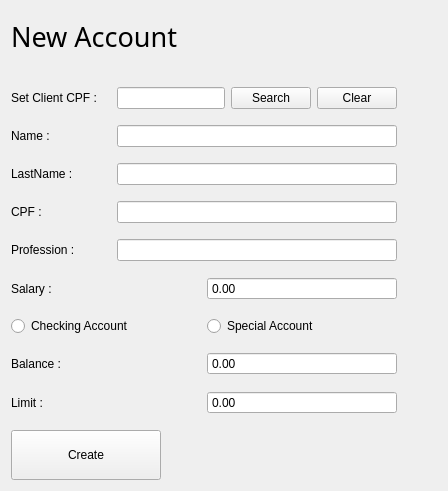
      <widget class="QWidget" name="NewAccountPage">
       <layout class="QHBoxLayout" name="horizontalLayout_24">
        <item>
         <layout class="QHBoxLayout" name="horizontalLayout_25">
          <item>
           <layout class="QVBoxLayout" name="verticalLayout_7">
            <item>
             <layout class="QHBoxLayout" name="horizontalLayout_28">
              <item>
               <widget class="QLabel" name="label_13">
                <property name="minimumSize">
                 <size>
                  <width>0</width>
                  <height>50</height>
                 </size>
                </property>
                <property name="maximumSize">
                 <size>
                  <width>16777215</width>
                  <height>50</height>
                 </size>
                </property>
                <property name="font">
                 <font>
                  <family>Segoe UI Semilight</family>
                  <pointsize>20</pointsize>
                 </font>
                </property>
                <property name="lineWidth">
                 <number>1</number>
                </property>
                <property name="text">
                 <string>New Account</string>
                </property>
               </widget>
              </item>
              <item>
               <spacer name="horizontalSpacer_5">
                <property name="orientation">
                 <enum>Qt::Horizontal</enum>
                </property>
                <property name="sizeHint" stdset="0">
                 <size>
                  <width>40</width>
                  <height>20</height>
                 </size>
                </property>
               </spacer>
              </item>
             </layout>
            </item>
            <item>
             <spacer name="verticalSpacer_3">
              <property name="orientation">
               <enum>Qt::Vertical</enum>
              </property>
              <property name="sizeType">
               <enum>QSizePolicy::Preferred</enum>
              </property>
              <property name="sizeHint" stdset="0">
               <size>
                <width>20</width>
                <height>20</height>
               </size>
              </property>
             </spacer>
            </item>
            <item>
             <layout class="QHBoxLayout" name="horizontalLayout_14">
              <property name="bottomMargin">
               <number>10</number>
              </property>
              <item>
               <widget class="QLabel" name="label_7">
                <property name="minimumSize">
                 <size>
                  <width>100</width>
                  <height>0</height>
                 </size>
                </property>
                <property name="text">
                 <string>Set Client CPF :</string>
                </property>
               </widget>
              </item>
              <item>
               <widget class="QLineEdit" name="In_search_CPF_account">
                <property name="maxLength">
                 <number>11</number>
                </property>
               </widget>
              </item>
              <item>
               <widget class="QPushButton" name="searchAccountButton">
                <property name="cursor">
                 <cursorShape>PointingHandCursor</cursorShape>
                </property>
                <property name="text">
                 <string>Search</string>
                </property>
               </widget>
              </item>
              <item>
               <widget class="QPushButton" name="clearButton">
                <property name="cursor">
                 <cursorShape>PointingHandCursor</cursorShape>
                </property>
                <property name="text">
                 <string>Clear</string>
                </property>
               </widget>
              </item>
             </layout>
            </item>
            <item>
             <layout class="QHBoxLayout" name="horizontalLayout_15">
              <property name="bottomMargin">
               <number>10</number>
              </property>
              <item>
               <widget class="QLabel" name="label_19">
                <property name="minimumSize">
                 <size>
                  <width>100</width>
                  <height>0</height>
                 </size>
                </property>
                <property name="text">
                 <string>Name :</string>
                </property>
               </widget>
              </item>
              <item>
               <widget class="QLineEdit" name="in_name_account">
                <property name="text">
                 <string/>
                </property>
                <property name="readOnly">
                 <bool>true</bool>
                </property>
               </widget>
              </item>
             </layout>
            </item>
            <item>
             <layout class="QHBoxLayout" name="horizontalLayout_16">
              <property name="bottomMargin">
               <number>10</number>
              </property>
              <item>
               <widget class="QLabel" name="label_20">
                <property name="minimumSize">
                 <size>
                  <width>100</width>
                  <height>0</height>
                 </size>
                </property>
                <property name="text">
                 <string>LastName :</string>
                </property>
               </widget>
              </item>
              <item>
               <widget class="QLineEdit" name="in_lastName_account">
                <property name="readOnly">
                 <bool>true</bool>
                </property>
               </widget>
              </item>
             </layout>
            </item>
            <item>
             <layout class="QHBoxLayout" name="horizontalLayout_17">
              <property name="bottomMargin">
               <number>10</number>
              </property>
              <item>
               <widget class="QLabel" name="label_40">
                <property name="minimumSize">
                 <size>
                  <width>100</width>
                  <height>0</height>
                 </size>
                </property>
                <property name="text">
                 <string>CPF :</string>
                </property>
               </widget>
              </item>
              <item>
               <widget class="QLineEdit" name="in_cpf_account">
                <property name="maxLength">
                 <number>11</number>
                </property>
                <property name="readOnly">
                 <bool>true</bool>
                </property>
               </widget>
              </item>
             </layout>
            </item>
            <item>
             <layout class="QHBoxLayout" name="horizontalLayout_18">
              <property name="bottomMargin">
               <number>10</number>
              </property>
              <item>
               <widget class="QLabel" name="label_39">
                <property name="minimumSize">
                 <size>
                  <width>100</width>
                  <height>0</height>
                 </size>
                </property>
                <property name="text">
                 <string>Profession :</string>
                </property>
               </widget>
              </item>
              <item>
               <widget class="QLineEdit" name="in_profession_account">
                <property name="maxLength">
                 <number>11</number>
                </property>
                <property name="readOnly">
                 <bool>true</bool>
                </property>
               </widget>
              </item>
             </layout>
            </item>
            <item>
             <layout class="QHBoxLayout" name="horizontalLayout_19">
              <property name="bottomMargin">
               <number>10</number>
              </property>
              <item>
               <widget class="QLabel" name="label_15">
                <property name="minimumSize">
                 <size>
                  <width>100</width>
                  <height>0</height>
                 </size>
                </property>
                <property name="text">
                 <string>Salary : </string>
                </property>
               </widget>
              </item>
              <item>
               <widget class="QDoubleSpinBox" name="in_salary_account">
                <property name="enabled">
                 <bool>true</bool>
                </property>
                <property name="autoFillBackground">
                 <bool>false</bool>
                </property>
                <property name="readOnly">
                 <bool>true</bool>
                </property>
                <property name="buttonSymbols">
                 <enum>QAbstractSpinBox::NoButtons</enum>
                </property>
                <property name="maximum">
                 <double>999999999999999.000000000000000</double>
                </property>
               </widget>
              </item>
             </layout>
            </item>
            <item>
             <layout class="QHBoxLayout" name="horizontalLayout_20">
              <property name="bottomMargin">
               <number>10</number>
              </property>
              <item>
               <widget class="QRadioButton" name="checking_account_radio">
                <property name="cursor">
                 <cursorShape>PointingHandCursor</cursorShape>
                </property>
                <property name="text">
                 <string>Checking Account</string>
                </property>
               </widget>
              </item>
              <item>
               <widget class="QRadioButton" name="special_account_radio">
                <property name="cursor">
                 <cursorShape>PointingHandCursor</cursorShape>
                </property>
                <property name="text">
                 <string>Special Account</string>
                </property>
               </widget>
              </item>
             </layout>
            </item>
            <item>
             <layout class="QHBoxLayout" name="horizontalLayout_21">
              <property name="bottomMargin">
               <number>10</number>
              </property>
              <item>
               <widget class="QLabel" name="label_10">
                <property name="text">
                 <string>Balance :</string>
                </property>
               </widget>
              </item>
              <item>
               <widget class="QDoubleSpinBox" name="in_balance_account">
                <property name="enabled">
                 <bool>true</bool>
                </property>
                <property name="autoFillBackground">
                 <bool>false</bool>
                </property>
                <property name="buttonSymbols">
                 <enum>QAbstractSpinBox::NoButtons</enum>
                </property>
                <property name="maximum">
                 <double>999999999999999.000000000000000</double>
                </property>
               </widget>
              </item>
             </layout>
            </item>
            <item>
             <layout class="QHBoxLayout" name="horizontalLayout_22">
              <property name="bottomMargin">
               <number>10</number>
              </property>
              <item>
               <widget class="QLabel" name="label_11">
                <property name="text">
                 <string>Limit :</string>
                </property>
               </widget>
              </item>
              <item>
               <widget class="QDoubleSpinBox" name="in_limit_account">
                <property name="enabled">
                 <bool>true</bool>
                </property>
                <property name="autoFillBackground">
                 <bool>false</bool>
                </property>
                <property name="wrapping">
                 <bool>false</bool>
                </property>
                <property name="readOnly">
                 <bool>false</bool>
                </property>
                <property name="buttonSymbols">
                 <enum>QAbstractSpinBox::NoButtons</enum>
                </property>
                <property name="maximum">
                 <double>999999999999999.000000000000000</double>
                </property>
               </widget>
              </item>
             </layout>
            </item>
            <item>
             <layout class="QHBoxLayout" name="horizontalLayout_23">
              <item>
               <widget class="QPushButton" name="create_account_button">
                <property name="minimumSize">
                 <size>
                  <width>150</width>
                  <height>50</height>
                 </size>
                </property>
                <property name="maximumSize">
                 <size>
                  <width>100</width>
                  <height>50</height>
                 </size>
                </property>
                <property name="cursor">
                 <cursorShape>PointingHandCursor</cursorShape>
                </property>
                <property name="text">
                 <string>Create</string>
                </property>
               </widget>
              </item>
              <item>
               <spacer name="horizontalSpacer_9">
                <property name="orientation">
                 <enum>Qt::Horizontal</enum>
                </property>
                <property name="sizeHint" stdset="0">
                 <size>
                  <width>40</width>
                  <height>20</height>
                 </size>
                </property>
               </spacer>
              </item>
             </layout>
            </item>
           </layout>
          </item>
          <item>
           <spacer name="horizontalSpacer_3">
            <property name="orientation">
             <enum>Qt::Horizontal</enum>
            </property>
            <property name="sizeHint" stdset="0">
             <size>
              <width>40</width>
              <height>20</height>
             </size>
            </property>
           </spacer>
          </item>
         </layout>
        </item>
       </layout>
      </widget>
